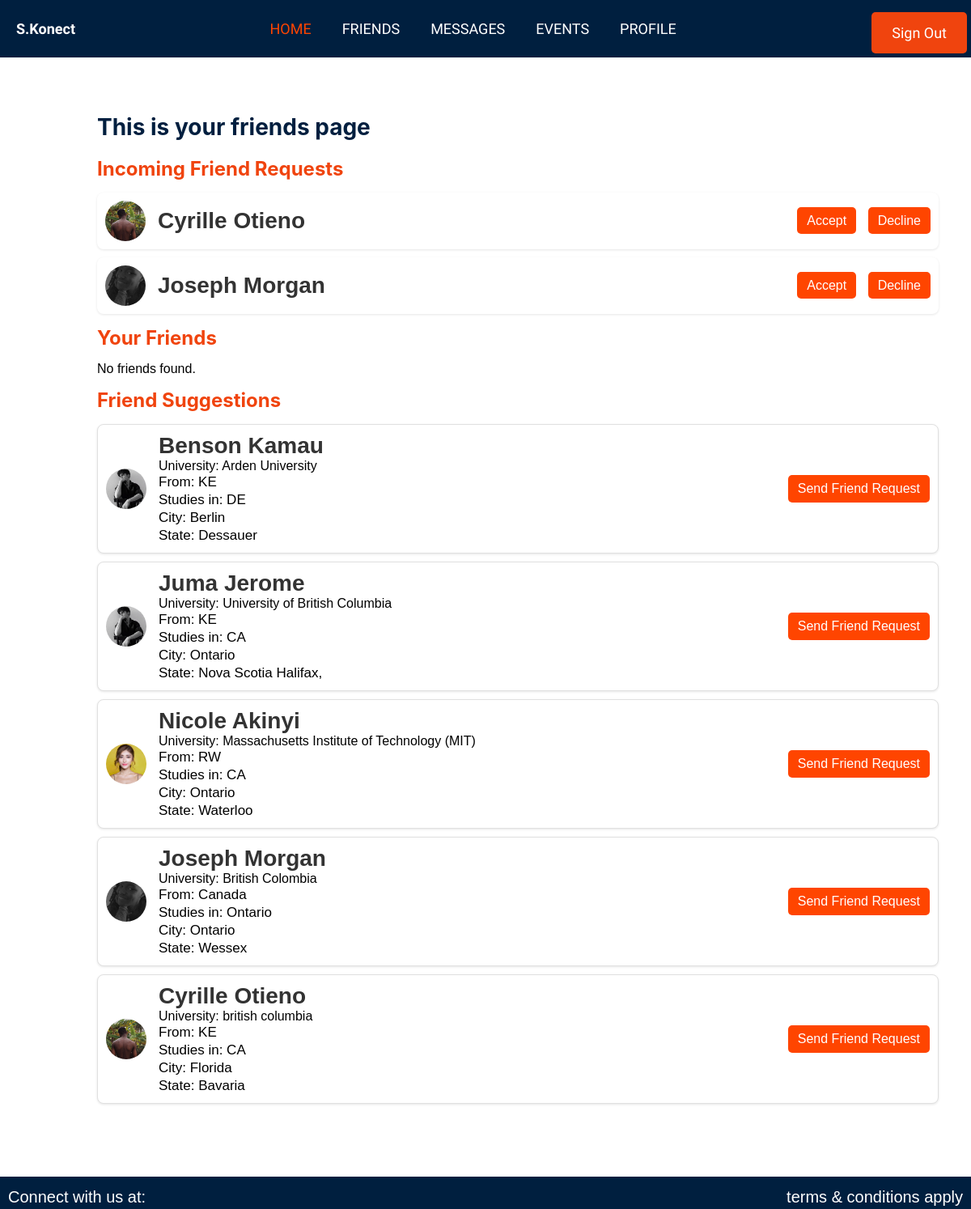
The app's page /friends/ (signed in), older data.
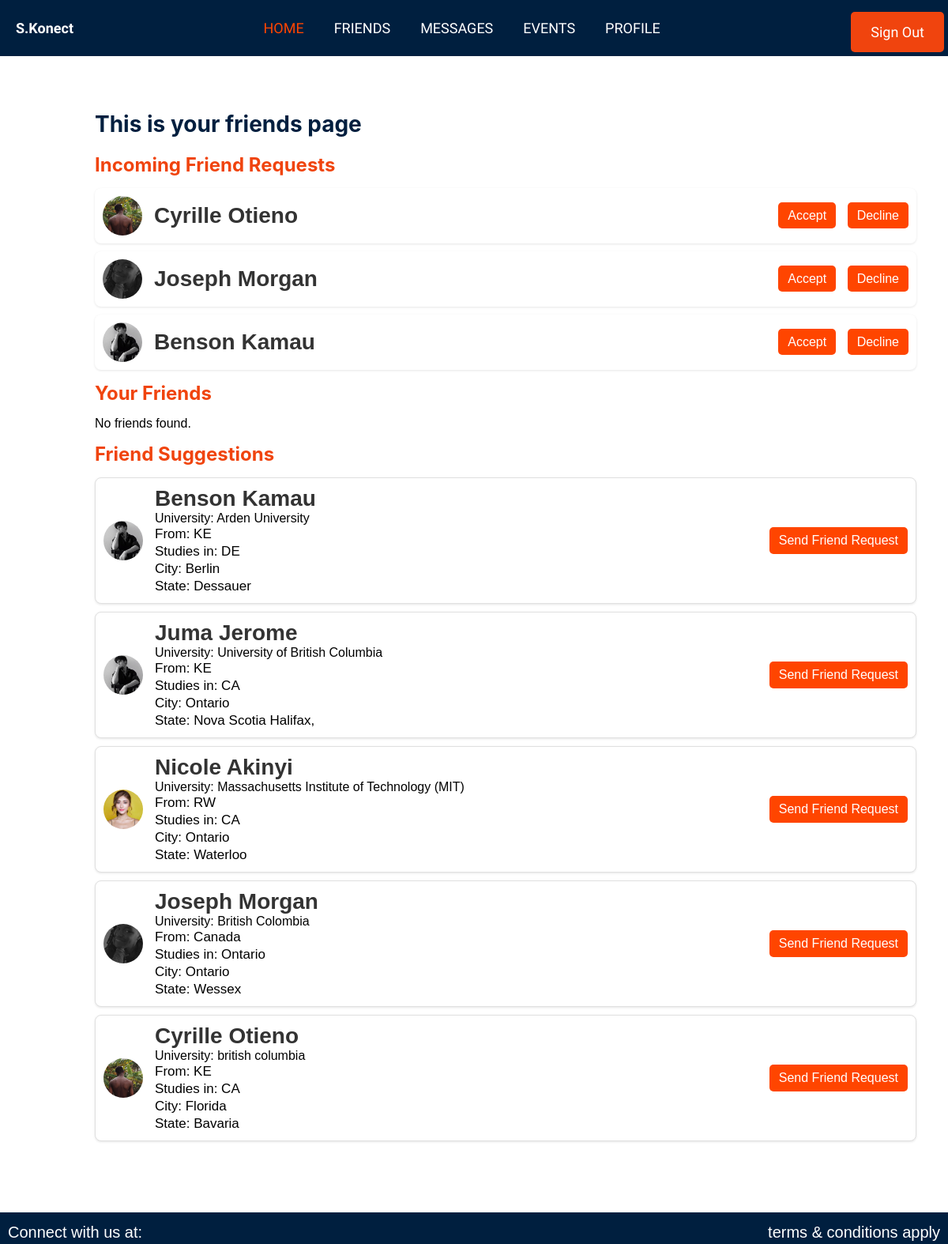
The same page, newer data.
### authentication/models.py (models this page shows, shortened)
class FriendRequest(models.Model):
    from_user = models.ForeignKey(CustomUser, related_name='friend_requests_sent', on_delete=models.CASCADE)
    to_user = models.ForeignKey(CustomUser, related_name='friend_requests_received', on_delete=models.CASCADE)
    created_at = models.DateTimeField(auto_now_add=True)
    accepted = models.BooleanField(default=False)

class CustomUser(AbstractUser):
    country = models.CharField(max_length=100, null=True, blank=True)
    location = models.CharField(max_length=100, null=True, blank=True)
    institution = models.CharField(max_length=100, null=True, blank=True)
    city = models.CharField(max_length=100, null=True, blank=True)
    state = models.CharField(max_length=100, null=True, blank=True)
    zip_code = models.CharField(max_length=20, null=True, blank=True)
    otp = models.CharField(max_length=6, blank=True, null=True)
    otp_created_at = models.DateTimeField(blank=True, null=True)
    otp_verified = models.BooleanField(default=False)
    profile_picture = models.ImageField(upload_to='profile_pictures/', null=True, blank=True)
    password_reset_token = models.CharField(max_length=36, blank=True, null=True)
    token_created_at = models.DateTimeField(blank=True, null=True)
    is_verified = models.BooleanField(default=False)

### authentication/views.py (the view)
# urls.py: path('friends/', views.friends, name="friends"),
def friends(request):
    if request.user.is_authenticated:
        user_profile = UserProfile.objects.get(user=request.user)
        accepted_friends = CustomUser.objects.filter(
            id__in=FriendRequest.objects.filter(
                accepted=True,
                from_user=request.user
            ).values_list('to_user', flat=True)
        ).union(
            CustomUser.objects.filter(
                id__in=FriendRequest.objects.filter(
                    accepted=True,
                    to_user=request.user
                ).values_list('from_user', flat=True)
            )
        )
        incoming_requests = FriendRequest.objects.filter(to_user=request.user, accepted=False)
        friend_suggestions = CustomUser.objects.exclude(id=request.user.id).exclude(id__in=accepted_friends.values_list('id', flat=True))
        suggestions_from_school = friend_suggestions.filter(
            institution=user_profile.institution
        )
        suggestions_from_location = friend_suggestions.filter(
            location=user_profile.location
        )
        suggestions_from_city = friend_suggestions.filter(
            userprofile__city=user_profile.city
        )
        suggestions_from_state = friend_suggestions.filter(
            userprofile__state=user_profile.state
        )
        suggestions = (suggestions_from_school | suggestions_from_location |
                       suggestions_from_city | suggestions_from_state).distinct()
        return render(request, "authentication/friends.html", {
            'incoming_requests': incoming_requests,
            'friends': accepted_friends,
            'suggestions': suggestions
        })
    else:
        return redirect('signin')  # Redirect to sign-in if not authenticated

### templates/authentication/friends.html (shortened to what the changed rows need)
{% extends "authentication/nav2.html" %}
{% load static %}
{% block content %}
<section id="friends">
    <div class="friend">
        <h1>This is your friends page</h1>
        <h2>Incoming Friend Requests</h2>
        {% if incoming_requests %}
            <ul class="incoming-requests">
                {% for request in incoming_requests %}
                    <li class="request-card">
                        <div class="request-info">
                            {% if request.from_user.profile_picture %}
                                <img src="{{ request.from_user.profile_picture.url }}" alt="{{ request.from_user.username }}'s profile picture" class="avatar">
                            {% else %}
                                <img src="{% static 'images/default_profile.png' %}" alt="Default Profile Picture" class="avatar">
                            {% endif %}
                            <span class="friend-name">{{ request.from_user.first_name }} {{ request.from_user.last_name }}</span>
                        </div>
                        <div class="request-actions">
                            <a href="{% url 'accept_friend_request' request.id %}" class="accept-button">Accept</a>
                            <a href="{% url 'decline_friend_request' request.id %}" class="decline-button">Decline</a>
                        </div>
                    </li>
                {% empty %}
                    <li class="sub-text">No incoming friend requests.</li>
                {% endfor %}
            </ul>
        {% else %}
            <p class="sub-text">No incoming friend requests.</p>
        {% endif %}
        <h2>Your Friends</h2>
        <h2 class="subtitle">Friend Suggestions</h2>
        <ul>
            {% for suggestion in suggestions %}
                <li class="friend-card">
                    {% if suggestion.profile_picture %}
                        <img src="{{ suggestion.profile_picture.url }}" alt="{{ suggestion.username }}'s profile picture" class="avatar">
                    {% else %}
                        <img src="{% static 'images/default_profile.png' %}" alt="Default Profile Picture" class="avatar">
                    {% endif %}
                    <div class="friend-info">
                        <span class="friend-name">{{ suggestion.first_name }} {{ suggestion.last_name }}</span>
                        <span class="friend-university">University: <span class="university-name">{{ suggestion.institution }}</span></span>
                        <span class="friend-country">From: {{ suggestion.country }}</span>
                        <span class="friend-location">Studies in: {{ suggestion.location }}</span>
                        <span class="friend-city">City: {{ suggestion.city }}</span>
                        <span class="friend-state">State: {{ suggestion.state }}</span>
                    </div>
                    <a href="{% url 'send_friend_request' suggestion.id %}" class="send-request">Send Friend Request</a>
                </li>
            {% empty %}
                <li class="sub-text">No friend suggestions available.</li>
            {% endfor %}
        </ul>
    </div>
</section>
{% endblock %}

Row changes from the older to the newer data that the page shows:
added FriendRequest: from_user.profile_picture (picture), from_user.first_name "Benson", from_user.last_name "Kamau"
